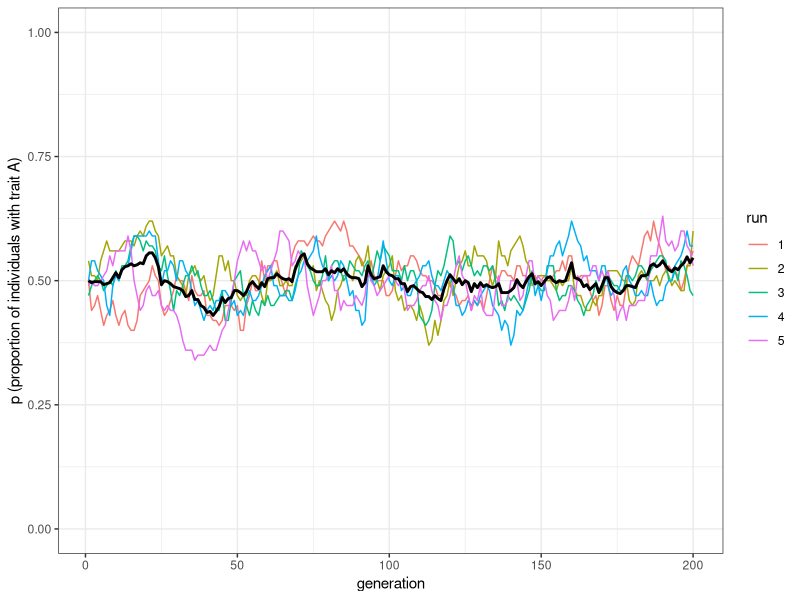
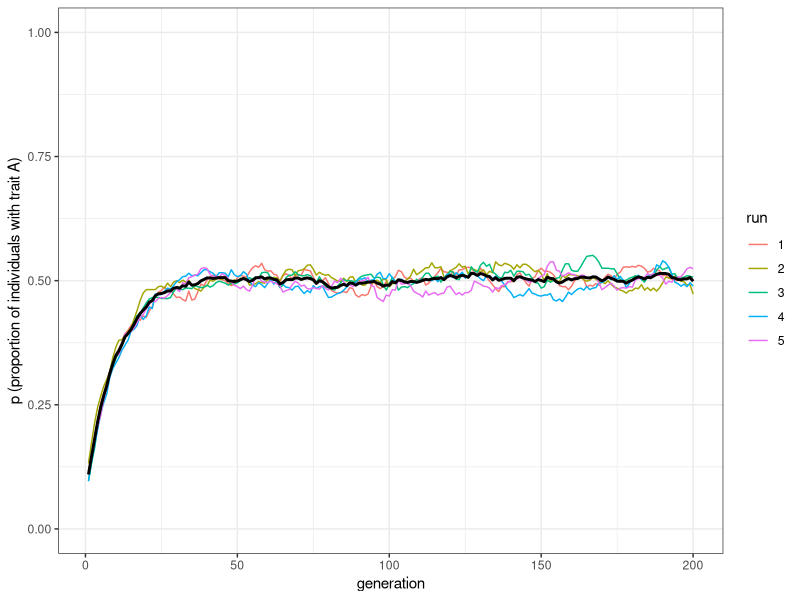
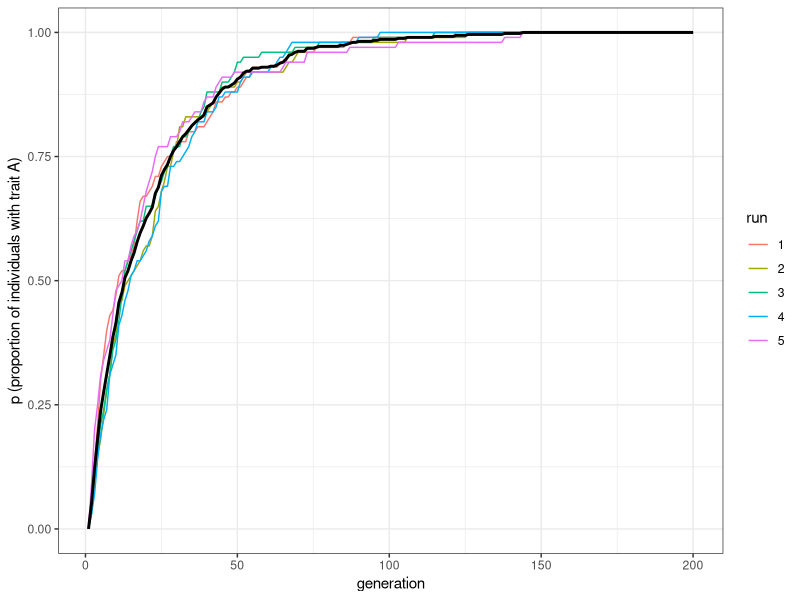
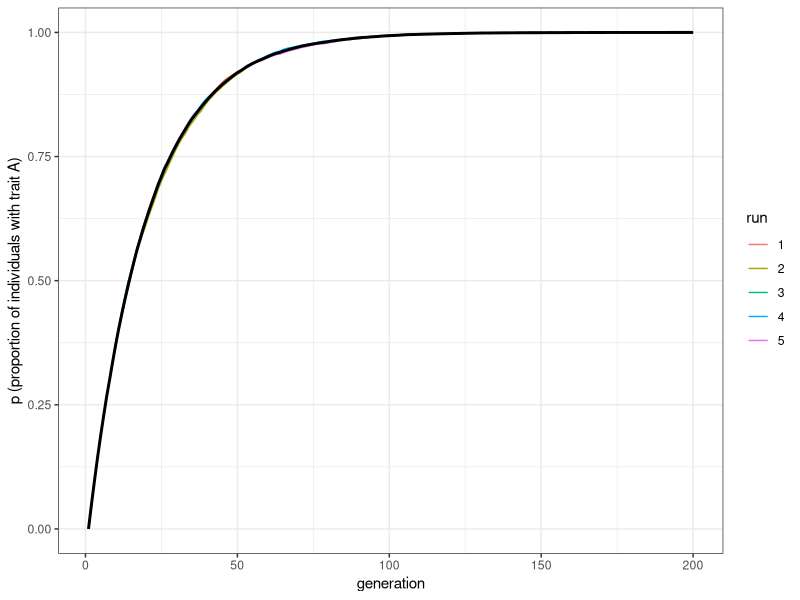
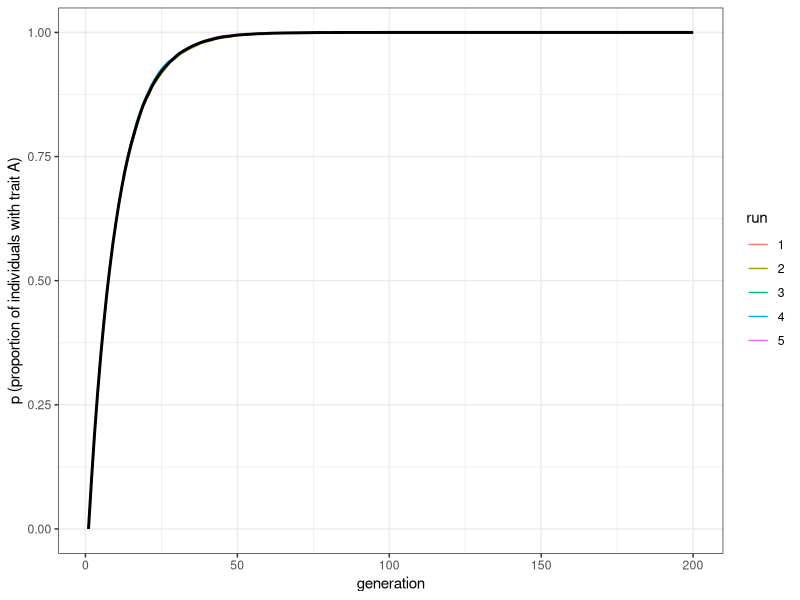
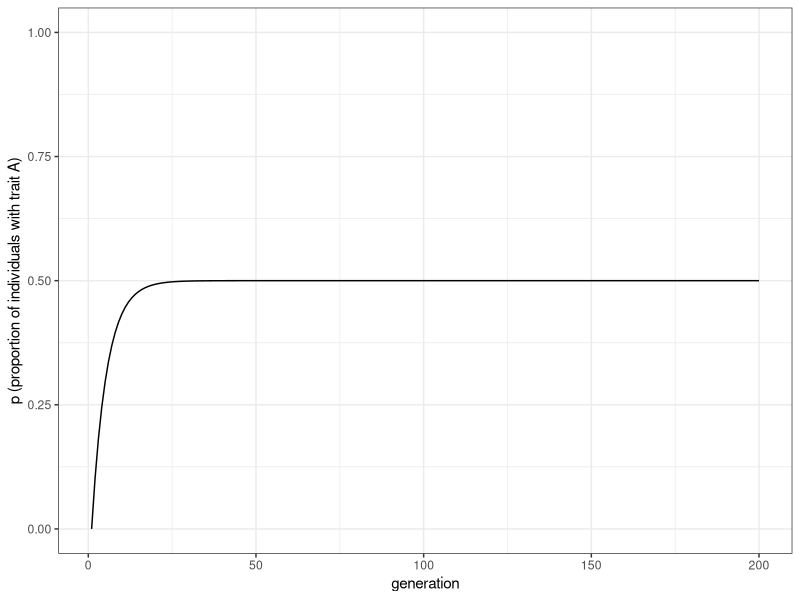
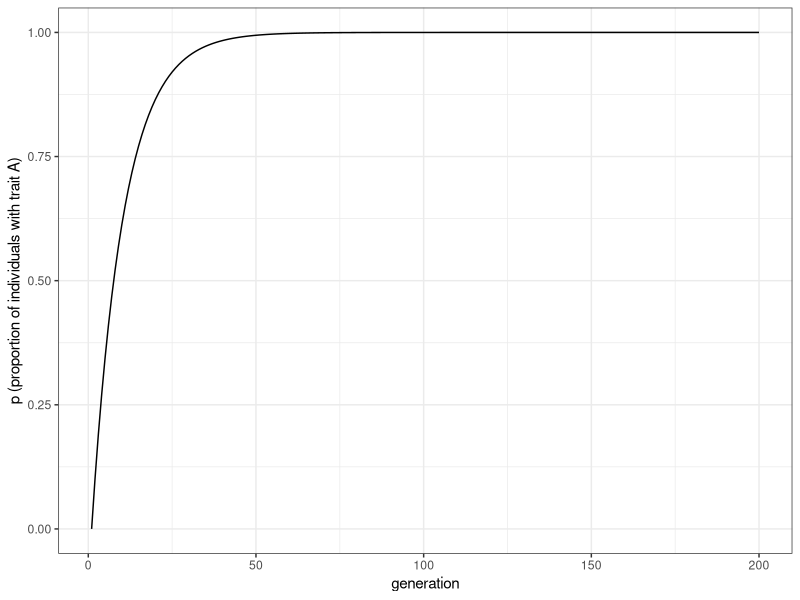

R code for these plots, in order:
## ---- chunk 1
library(tidyverse)
set.seed(100)

unbiased_mutation <- function(N, mu, p_0, t_max, r_max) {
  output <- tibble(generation = rep(1:t_max, r_max), p = rep(NA, t_max * r_max), run = as.factor(rep(1:r_max, each = t_max))) # create the output tibble

  for (r in 1:r_max) {
    population <- tibble(trait = sample(c("A", "B"), N, replace = TRUE, prob = c(p_0, 1 - p_0)))

    output[output$generation == 1 & output$run == r, ]$p <- sum(population$trait == "A") / N # add first generation's p for run r
    for (t in 2:t_max) {
      previous_population <- population # copy individuals to previous_population tibble

      mutate <- sample(c(TRUE, FALSE), N, prob = c(mu, 1 - mu), replace = TRUE) # find 'mutant' individuals

      if (nrow(population[mutate & previous_population$trait == "A", ]) > 0) {
        population[mutate & previous_population$trait == "A", ]$trait <- "B" # if individual was A and mutates, flip to B
      }

      if (nrow(population[mutate & previous_population$trait == "B", ]) > 0) {
        population[mutate & previous_population$trait == "B", ]$trait <- "A" # if individual was B and mutates, flip to A
      }
      output[output$generation == t & output$run == r, ]$p <- sum(population$trait == "A") / N # get p and put it into output slot for this generation t and run r
    }
  }
  output # export data from function
}
## ---- chunk 2
plot_multiple_runs <- function(data_model) {
  ggplot(data = data_model, aes(y = p, x = generation)) +
    geom_line(aes(colour = run)) +
    stat_summary(fun.y = mean, geom = "line", size = 1) +
    ylim(c(0, 1)) +
    theme_bw() +
    labs(y = "p (proportion of individuals with trait A)")
}
## ---- chunk 3
data_model <- unbiased_mutation(N = 100, mu = 0.05, p_0 = 0.5, t_max = 200, r_max = 5)
plot_multiple_runs(data_model)
## ---- chunk 4
data_model <- unbiased_mutation(N = 1000, mu = 0.05, p_0 = 0.1, t_max = 200, r_max = 5)
plot_multiple_runs(data_model)
## ---- chunk 5

biased_mutation <- function(N, mu_b, p_0, t_max, r_max) {
  output <- tibble(generation = rep(1:t_max, r_max), p = rep(NA, t_max * r_max), run = as.factor(rep(1:r_max, each = t_max))) # create the output tibble

  for (r in 1:r_max) {
    population <- tibble(trait = sample(c("A", "B"), N, replace = TRUE, prob = c(p_0, 1 - p_0)))

    output[output$generation == 1 & output$run == r, ]$p <- sum(population$trait == "A") / N # add first generation's p for run r
    for (t in 2:t_max) {
      previous_population <- population # copy individuals to previous_population tibble

      mutate <- sample(c(TRUE, FALSE), N, prob = c(mu_b, 1 - mu_b), replace = TRUE) # find 'mutant' individuals

      if (nrow(population[mutate & previous_population$trait == "B", ]) > 0) {
        population[mutate & previous_population$trait == "B", ]$trait <- "A" # if individual was B and mutates, flip to A
      }
      output[output$generation == t & output$run == r, ]$p <- sum(population$trait == "A") / N # get p and put it into output slot for this generation t and run r
    }
  }
  output # export data from function
}
## ---- chunk 6
data_model <- biased_mutation(N = 100, mu_b = 0.05, p_0 = 0, t_max = 200, r_max = 5)
plot_multiple_runs(data_model)
## ---- chunk 7
data_model <- biased_mutation(N = 10000, mu_b = 0.05, p_0 = 0, t_max = 200, r_max = 5)
plot_multiple_runs(data_model)
## ---- chunk 8
data_model <- biased_mutation(N = 10000, mu_b = 0.1, p_0 = 0, t_max = 200, r_max = 5)
plot_multiple_runs(data_model)
## ---- chunk 9

p_0 <- 0
t_max <- 200
mu <- 0.1

pop_analytical <- tibble(p = rep(NA, t_max), generation = 1:t_max)
pop_analytical$p[1] <- p_0

for (i in 2:t_max) {
  pop_analytical$p[i] <- pop_analytical$p[i - 1] * (1 - mu) + (1 - pop_analytical$p[i - 1]) * mu
}

ggplot(data = pop_analytical, aes(y = p, x = generation)) +
  geom_line() +
  ylim(c(0, 1)) +
  theme_bw() +
  labs(y = "p (proportion of individuals with trait A)")
## ---- chunk 10

p_0 <- 0
t_max <- 200
mu_b <- 0.1

pop_analytical <- tibble(p = rep(NA, t_max), generation = 1:t_max)
pop_analytical$p[1] <- p_0

for (i in 2:t_max) {
  pop_analytical$p[i] <- pop_analytical$p[i - 1] + (1 - pop_analytical$p[i - 1]) * mu_b
}

ggplot(data = pop_analytical, aes(y = p, x = generation)) +
  geom_line() +
  ylim(c(0, 1)) +
  theme_bw() +
  labs(y = "p (proportion of individuals with trait A)")
